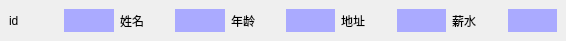
<?xml version="1.0" encoding="UTF-8"?>
<ui version="4.0">
 <class>ItemFrom</class>
 <widget class="QMainWindow" name="ItemFrom">
  <property name="geometry">
   <rect>
    <x>0</x>
    <y>0</y>
    <width>566</width>
    <height>41</height>
   </rect>
  </property>
  <property name="windowTitle">
   <string>MainWindow</string>
  </property>
  <widget class="QWidget" name="centralwidget">
   <layout class="QHBoxLayout" name="horizontalLayout">
    <item>
     <widget class="QLabel" name="label">
      <property name="text">
       <string>id</string>
      </property>
     </widget>
    </item>
    <item>
     <widget class="QLabel" name="idLabel">
      <property name="styleSheet">
       <string notr="true">background-color: rgb(170, 170, 255);</string>
      </property>
      <property name="text">
       <string/>
      </property>
     </widget>
    </item>
    <item>
     <widget class="QLabel" name="label_4">
      <property name="text">
       <string>姓名</string>
      </property>
     </widget>
    </item>
    <item>
     <widget class="QLabel" name="nameLabel">
      <property name="styleSheet">
       <string notr="true">background-color: rgb(170, 170, 255);</string>
      </property>
      <property name="text">
       <string/>
      </property>
     </widget>
    </item>
    <item>
     <widget class="QLabel" name="label_5">
      <property name="text">
       <string>年龄</string>
      </property>
     </widget>
    </item>
    <item>
     <widget class="QLabel" name="ageLabel">
      <property name="styleSheet">
       <string notr="true">background-color: rgb(170, 170, 255);</string>
      </property>
      <property name="text">
       <string/>
      </property>
     </widget>
    </item>
    <item>
     <widget class="QLabel" name="label_8">
      <property name="text">
       <string>地址</string>
      </property>
     </widget>
    </item>
    <item>
     <widget class="QLabel" name="addressLabel">
      <property name="styleSheet">
       <string notr="true">background-color: rgb(170, 170, 255);</string>
      </property>
      <property name="text">
       <string/>
      </property>
     </widget>
    </item>
    <item>
     <widget class="QLabel" name="label_9">
      <property name="text">
       <string>薪水</string>
      </property>
     </widget>
    </item>
    <item>
     <widget class="QLabel" name="salaryLabel">
      <property name="styleSheet">
       <string notr="true">background-color: rgb(170, 170, 255);</string>
      </property>
      <property name="text">
       <string/>
      </property>
     </widget>
    </item>
   </layout>
  </widget>
 </widget>
 <resources/>
 <connections/>
</ui>
